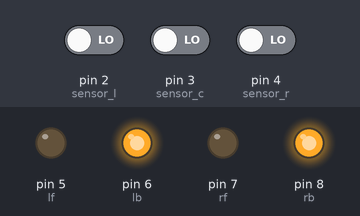
Simulated run of this sketch. Board: Arduino Uno, built with avr-gcc and run on an emulated ATmega328P. On the bench: output pins drawn as LEDs (lit = HIGH). Inputs (shaded band) come from the test bench; at power-on: pin 2 (sensor_l) LOW, pin 3 (sensor_c) LOW, pin 4 (sensor_r) LOW.

Above: at 1.2 s.
1.3 s: pin 2 (sensor_l) driven HIGH
At 2.2 s:
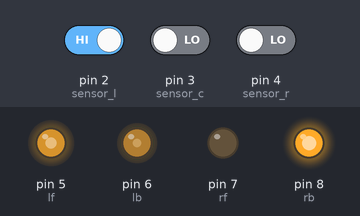
2.8 s: pin 3 (sensor_c) driven HIGH
At 4.0 s:
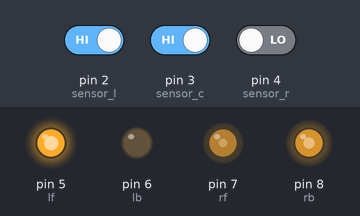
4.3 s: pin 4 (sensor_r) driven HIGH
At 5.5 s:
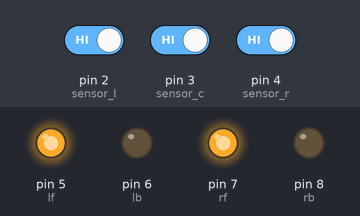
5.8 s: pin 2 (sensor_l) driven LOW
At 6.9 s:
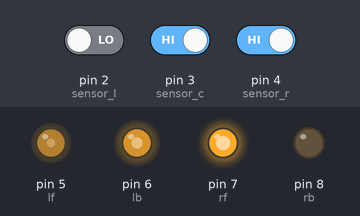
7.3 s: pin 3 (sensor_c) driven LOW
At 8.5 s:
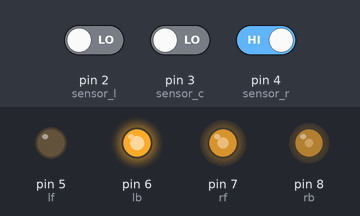
8.8 s: pin 4 (sensor_r) driven LOW
At 9.2 s:
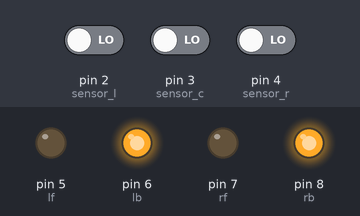
Timing chart, 0 to 11.3 s (numbered marks = the images above; inputs shaded):
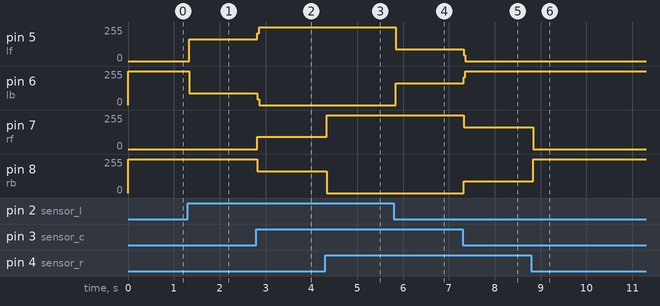

The sketch:

IrObstacle.ino
```cpp
#define sensor_l 2
#define sensor_c 3
#define sensor_r 4
#define lf 5
#define lb 6
#define rf 7
#define rb 8

void front() {
  digitalWrite(lf, HIGH);
  digitalWrite(lb, LOW);
  digitalWrite(rf, HIGH);
  digitalWrite(rb, LOW);
}
void left() {
  digitalWrite(lf, LOW);
  digitalWrite(lb, HIGH);
  digitalWrite(rf, HIGH);
  digitalWrite(rb, LOW);
}
void right() {
  digitalWrite(lf, HIGH);
  digitalWrite(lb, LOW);
  digitalWrite(rf, LOW);
  digitalWrite(rb, HIGH);
}
void back() {
  digitalWrite(lf, LOW);
  digitalWrite(lb, HIGH);
  digitalWrite(rf, LOW);
  digitalWrite(rb, HIGH);
}

void setup() {
  Serial.begin(9600);
  pinMode(lf, OUTPUT);
  pinMode(lb, OUTPUT);
  pinMode(rf, OUTPUT);
  pinMode(rb, OUTPUT);
  pinMode(sensor_l, INPUT);
  pinMode(sensor_c, INPUT);
  pinMode(sensor_r, INPUT);
}

void loop() {
  int sl = digitalRead(sensor_l);
  int sc = digitalRead(sensor_c);
  int sr = digitalRead(sensor_r);

  if (sl == 1 && sc == 1 && sr == 1)
    front();
  if(sc == 1)
    front();
  if(sc == 0)
    back();
  if (sl == 0 && sc == 0 && sr == 0)
    back();
  if (sl == 0 && (sc == 1 || sc == 0) && sr == 1)
    left();
  if (sl == 1 && (sc == 1 || sc == 0) && sr == 0)
    right();
}
```

Measured:
- after the input at 1.3 s, pin 5 (lf): 0/255 → 163/255 at once; pin 6 (lb): 255/255 → 87/255 at once
- after the input at 2.8 s, pin 5 (lf): 163/255 → 255/255 at once; pin 6 (lb): 87/255 → 0/255 at once; pin 7 (rf): 0/255 → 91/255 at once; pin 8 (rb): 255/255 → 165/255 at once
- after the input at 4.3 s, pin 7 (rf): 91/255 → 255/255 at once; pin 8 (rb): 165/255 → 0/255 at once
- after the input at 5.8 s, pin 5 (lf): 255/255 → 90/255 at once; pin 6 (lb): 0/255 → 165/255 at once
- after the input at 7.3 s, pin 5 (lf): 90/255 → 0/255 at once; pin 6 (lb): 165/255 → 255/255 at once; pin 7 (rf): 255/255 → 165/255 at once; pin 8 (rb): 0/255 → 90/255 at once
- after the input at 8.8 s, pin 7 (rf): 165/255 → 0/255 at once; pin 8 (rb): 90/255 → 255/255 at once
